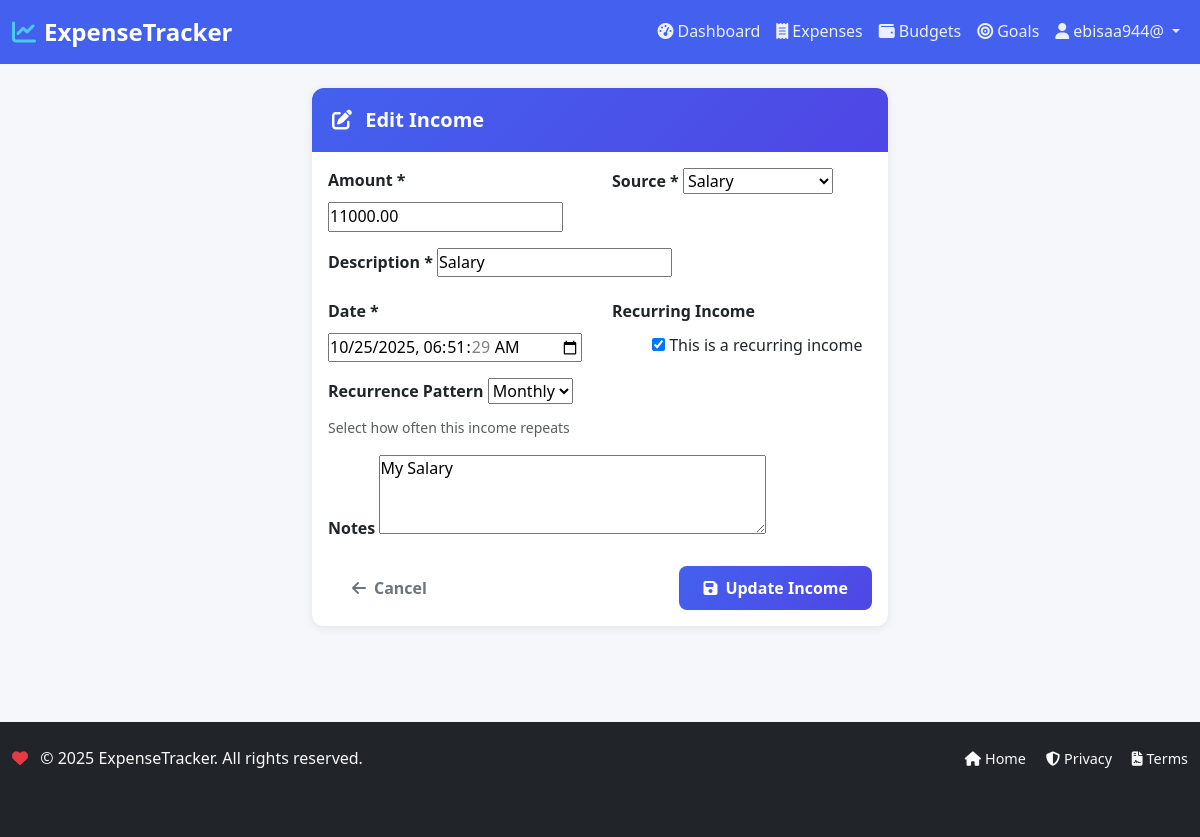
Screenshot of /income/1/edit/ (signed in) with the database file from the repository.
### tracker/models.py (models this page shows, shortened)
class Income(models.Model):
    INCOME_SOURCES = [
        ('SALARY', 'Salary'),
        ('FREELANCE', 'Freelance Work'),
        ('BUSINESS', 'Business Income'),
        ('INVESTMENT', 'Investment'),
        ('RENTAL', 'Rental Income'),
        ('GIFT', 'Gift'),
        ('OTHER', 'Other Income'),
    ]
    RECURRENCE_PATTERNS = [
        ('NONE', 'None'),
        ('DAILY', 'Daily'),
        ('WEEKLY', 'Weekly'),
        ('MONTHLY', 'Monthly'),
        ('YEARLY', 'Yearly'),
    ]
    user = models.ForeignKey(User, on_delete=models.CASCADE)
    amount = models.DecimalField(
        max_digits=12,
        decimal_places=2,
        validators=[MinValueValidator(0.01)]
    )
    source = models.CharField(max_length=20, choices=INCOME_SOURCES, default='SALARY')
    description = models.CharField(max_length=200)
    date = models.DateTimeField(default=timezone.now)
    is_recurring = models.BooleanField(default=False)
    recurrence_pattern = models.CharField(
        max_length=10,
        choices=RECURRENCE_PATTERNS,
        default='NONE'
    )
    notes = models.TextField(blank=True, null=True)
    created_at = models.DateTimeField(auto_now_add=True)
    updated_at = models.DateTimeField(auto_now=True)
    class Meta:
        ordering = ['-date']

### tracker/views.py (the view)
# urls.py: path('income/<int:pk>/edit/', views.income_edit, name='income_edit'),
@login_required
def income_edit(request, pk):
    income = get_object_or_404(Income, pk=pk, user=request.user)
    if request.method == 'POST':
        form = IncomeForm(request.POST, instance=income)
        if form.is_valid():
            form.save()
            messages.success(request, 'Income updated successfully!')
            return redirect('tracker:income_list')
    else:
        form = IncomeForm(instance=income)
    return render(request, 'tracker/income_form.html', {
        'form': form,
        'title': 'Edit Income',
        'income': income
    })

### tracker/forms.py (shortened to what this page needs)
class IncomeForm(forms.ModelForm):
    class Meta:
        model = Income
        fields = ['amount', 'source', 'description', 'date', 'is_recurring', 'recurrence_pattern', 'notes']
        widgets = {
            'date': forms.DateTimeInput(attrs={'type': 'datetime-local'}),
            'notes': forms.Textarea(attrs={'rows': 3, 'placeholder': 'Additional notes...'}),
            'description': forms.TextInput(attrs={'placeholder': 'Enter income description'}),
            'amount': forms.NumberInput(attrs={'placeholder': '0.00', 'step': '0.01'}),
        }
    def __init__(self, *args, **kwargs):
        user = kwargs.pop('user', None)
        super().__init__(*args, **kwargs)
        if not self.instance.pk:  # Only for new instances
            self.fields['recurrence_pattern'].widget.attrs.update({'class': 'recurrence-field'})

### tracker/templates/tracker/income_form.html (shortened to what this page needs)
{% extends "tracker/base.html" %}
{% load static %}
{% block content %}
<div class="container-fluid py-4">
    <div class="row justify-content-center">
        <div class="col-md-8 col-lg-6">
            <div class="card dashboard-card">
                <div class="card-header">
                    <h5 class="mb-0">
                        <i class="fas fa-{% if form.instance.pk %}edit{% else %}plus{% endif %} me-2"></i>
                        {% if form.instance.pk %}Edit{% else %}Add New{% endif %} Income
                    </h5>
                </div>
                <div class="card-body">
                    <form method="post" novalidate>
                        <div class="row">
                            <div class="col-md-6">
                                <div class="mb-3">
                                    <label for="{{ form.amount.id_for_label }}" class="form-label">Amount *</label>
                                    {{ form.amount }}
                                </div>
                            </div>
                            <div class="col-md-6">
                                <div class="mb-3">
                                    <label for="{{ form.source.id_for_label }}" class="form-label">Source *</label>
                                    {{ form.source }}
                                </div>
                            </div>
                        </div>
                        <div class="mb-3">
                            <label for="{{ form.description.id_for_label }}" class="form-label">Description *</label>
                            {{ form.description }}
                        </div>
                        <div class="row">
                            <div class="col-md-6">
                                <div class="mb-3">
                                    <label for="{{ form.date.id_for_label }}" class="form-label">Date *</label>
                                    {{ form.date }}
                                </div>
                            </div>
                            <div class="col-md-6">
                                <div class="mb-3">
                                    <label class="form-label">Recurring Income</label>
                                    <div class="form-check form-switch">
                                        {{ form.is_recurring }}
                                        <label class="form-check-label" for="{{ form.is_recurring.id_for_label }}">
                                            This is a recurring income
                                        </label>
                                    </div>
                                </div>
                            </div>
                        </div>
                        <div class="mb-3 recurrence-field" id="recurrence-field" style="display: none;">
                            <label for="{{ form.recurrence_pattern.id_for_label }}" class="form-label">Recurrence Pattern</label>
                            {{ form.recurrence_pattern }}
                            <div class="form-text">Select how often this income repeats</div>
                        </div>
                        <div class="mb-3">
                            <label for="{{ form.notes.id_for_label }}" class="form-label">Notes</label>
                            {{ form.notes }}
                        </div>
                        <div class="d-flex justify-content-between">
                            <a href="{% url 'tracker:income_list' %}" class="btn btn-outline-secondary">
                                <i class="fas fa-arrow-left me-2"></i>Cancel
                            </a>
                            <button type="submit" class="btn btn-primary">
                                <i class="fas fa-save me-2"></i>
                                {% if form.instance.pk %}Update{% else %}Add{% endif %} Income
                            </button>
                        </div>
                    </form>
                </div>
            </div>
        </div>
    </div>
</div>
{% endblock %}

### tracker/templates/tracker/base.html (shortened to what this page needs)
{% load static %}
<!DOCTYPE html>
<html lang="en">
<head>
    <link href="https://cdn.jsdelivr.net/npm/bootstrap@5.3.0/dist/css/bootstrap.min.css" rel="stylesheet">
    <link rel="stylesheet" href="https://cdnjs.cloudflare.com/ajax/libs/font-awesome/6.4.0/css/all.min.css">
    <link href="{% static 'tracker/css/style.css' %}" rel="stylesheet">
</head>
<body class="{% if not user.is_authenticated %}landing-page{% endif %}">
    {% if not hide_navbar %}
    <nav class="navbar navbar-expand-lg navbar-dark bg-primary {% if not user.is_authenticated %}landing-navbar{% endif %}">
        <div class="container">
            <a class="navbar-brand" href="{% if user.is_authenticated %}{% url 'tracker:dashboard' %}{% else %}{% url 'tracker:index' %}{% endif %}">
                <i class="fas fa-chart-line me-2"></i>ExpenseTracker
            </a>
            <div class="collapse navbar-collapse" id="navbarNav">
                {% if user.is_authenticated %}
                <div class="navbar-nav ms-auto">
                    <a class="nav-link" href="{% url 'tracker:dashboard' %}">
                        <i class="fas fa-tachometer-alt me-1"></i>Dashboard
                    </a>
                    <a class="nav-link" href="{% url 'tracker:expense_list' %}">
                        <i class="fas fa-receipt me-1"></i>Expenses
                    </a>
                    <a class="nav-link" href="{% url 'tracker:budget_list' %}">
                        <i class="fas fa-wallet me-1"></i>Budgets
                    </a>
                    <a class="nav-link" href="{% url 'tracker:goal_list' %}">
                        <i class="fas fa-bullseye me-1"></i>Goals
                    </a>
                    <div class="nav-item dropdown">
                        <a class="nav-link dropdown-toggle" href="#" role="button" data-bs-toggle="dropdown">
                            <i class="fas fa-user me-1"></i>{{ user.username }}
                        </a>
                    </div>
                </div>
                {% endif %}
            </div>
        </div>
    </nav>
    {% endif %}
    <main>
        {% block content %}{% endblock %}
    </main>
    {% if not hide_footer %}
    <footer class="bg-dark text-light mt-5 py-4 {% if not user.is_authenticated %}landing-footer{% endif %}">
        <div class="container">
            <div class="row align-items-center">
                <div class="col-md-6 text-center text-md-start mb-2 mb-md-0">
                    <p class="mb-0">
                        <i class="fas fa-heart text-danger me-2"></i>
                        <span class="fw-light">© 2025 ExpenseTracker. All rights reserved.</span>
                    </p>
                </div>
                <div class="col-md-6 text-center text-md-end">
                    <div class="footer-links">
                        <a href="{% url 'tracker:index' %}" class="text-light text-decoration-none me-3">
                            <i class="fas fa-home me-1"></i>Home
                        </a>
                        <a href="#" class="text-light text-decoration-none me-3">
                            <i class="fas fa-shield-alt me-1"></i>Privacy
                        </a>
                        <a href="#" class="text-light text-decoration-none">
                            <i class="fas fa-file-contract me-1"></i>Terms
                        </a>
                    </div>
                </div>
            </div>
            <div class="row mt-3">
                <div class="col-12 text-center">
                    <small class="text-muted">
                        <i class="fas fa-code me-1"></i>
                    </small>
                </div>
            </div>
        </div>
    </footer>
    {% endif %}
</body>
</html>

### tracker/static/tracker/css/style.css (style rules this page uses)
:root { --primary-color: #4361ee; --primary-dark: #3a0ca3; --primary-light: #4895ef; --secondary-color: #f72585; --success-color: #4cc9f0; --warning-color: #f8961e; --danger-color: #e63946; --info-color: #560bad; --dark-color: #212529; --light-color: #f8f9fa; --gray-color: #6c757d; --border-radius: 12px; --box-shadow: 0 4px 6px rgba(0, 0, 0, 0.1); --transition: all 0.3s ease; --primary: #6366f1; --primary-dark: #4f46e5; --secondary: #f8fafc; --accent: #06d6a0; --text-primary: #1e293b; --text-secondary: #64748b; --text-light: #94a3b8; --success: #10b981; --warning: #f59e0b; --danger: #ef4444; --card-bg: rgba(255, 255, 255, 0.95); --shadow: 0 20px 40px rgba(0, 0, 0, 0.1); --gradient: linear-gradient(135deg, #667eea 0%, #764ba2 100%); }
* { margin: 0; padding: 0; box-sizing: border-box; }
body { font-family: 'Segoe UI', Tahoma, Geneva, Verdana, sans-serif; background-color: #f5f7fb; color: var(--dark-color); line-height: 1.6; }
.container { max-width: 1200px; }
.navbar-brand { font-weight: 700; font-size: 1.5rem; color: white !important; }
.navbar-brand i { color: #4cc9f0; }
.navbar-nav .nav-link { color: rgba(255, 255, 255, 0.9) !important; font-weight: 500; padding: 0.5rem 1rem; border-radius: 6px; transition: var(--transition); }
.dashboard-card { background: white; border: none; border-radius: var(--border-radius); box-shadow: var(--box-shadow); transition: var(--transition); margin-bottom: 1.5rem; }
.card-header { background: linear-gradient(135deg, var(--primary-color), var(--primary-dark)); color: white; border-radius: var(--border-radius) var(--border-radius) 0 0 !important; border: none; padding: 1.25rem; }
.card-header h5 { margin: 0; font-weight: 600; }
.card-header i { margin-right: 0.5rem; }
.btn { border-radius: 8px; font-weight: 600; padding: 0.5rem 1.5rem; transition: var(--transition); border: none; min-height: 44px; display: inline-flex; align-items: center; justify-content: center; }
.btn-primary { background: linear-gradient(135deg, var(--primary-color), var(--primary-dark)); border: none; }
.form-label { font-weight: 600; color: var(--dark-color); margin-bottom: 0.5rem; }
.dashboard-card { border: none; border-radius: 12px; box-shadow: 0 2px 10px rgba(0,0,0,0.08); transition: transform 0.2s ease, box-shadow 0.2s ease; }
.text-danger { color: var(--danger-color) !important; }
.bg-primary { background-color: var(--primary-color) !important; }
.card-body { position: relative; }

### tracker/templates/tracker/base.html (style rules this page uses)
.footer-links a { transition: color 0.3s ease; font-size: 0.9rem; }

### rows the page displays
Income: amount "11000.00", source "Salary", description "Salary", date "10/25/2025 06:51:29", is_recurring "☑", recurrence_pattern "Monthly", notes "My Salary"

### other values shown
{{ user.username }} "ebisaa944@"
